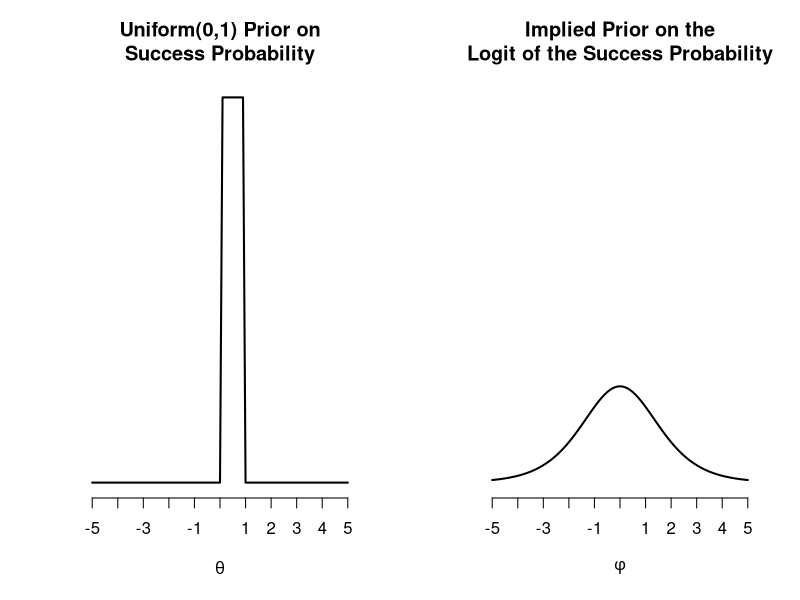

The R source for this figure:
setwd("~/Dropbox (Personal)/Stanford/Classes/PS350D/Lecture03 - Normal Means")

pdf("lec03-fig01.pdf", width=10, height=4.5)
par(mfrow=c(1,2))
curve(ifelse(theta > 0 & theta < 1, 1, 0), xname="theta", from=-5, to=5,
	main="Uniform(0,1) Prior on\nSuccess Probability", ylab="",
	xlab=expression(theta), axes=FALSE, lwd=2, ylim=c(0,1))
axis(1, at=seq(-5,5))
curve(exp(phi)/(1+exp(phi))^2, xname="phi", from=-5, to=5,
	xlab=expression(phi), axes=FALSE, lwd=2, ylim=c(0,1), ylab="",
	main="Implied Prior on the\nLogit of the Success Probability")
axis(1, at=seq(-5,5))
dev.off()
